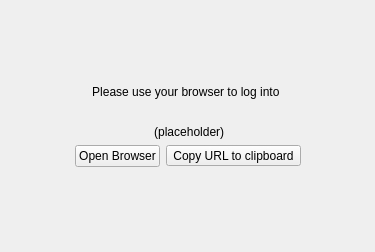
<?xml version="1.0" encoding="UTF-8"?>
<ui version="4.0">
 <class>OAuthCredentialsSetupWizardPage</class>
 <widget class="QWidget" name="OAuthCredentialsSetupWizardPage">
  <property name="geometry">
   <rect>
    <x>0</x>
    <y>0</y>
    <width>375</width>
    <height>252</height>
   </rect>
  </property>
  <property name="windowTitle">
   <string>Form</string>
  </property>
  <layout class="QVBoxLayout" name="verticalLayout">
   <item>
    <spacer name="verticalSpacer">
     <property name="orientation">
      <enum>Qt::Vertical</enum>
     </property>
     <property name="sizeHint" stdset="0">
      <size>
       <width>20</width>
       <height>40</height>
      </size>
     </property>
    </spacer>
   </item>
   <item>
    <widget class="QLabel" name="pleaseLogIntoLabel">
     <property name="text">
      <string notr="true">Please use your browser to log into &lt;app name placeholder&gt;</string>
     </property>
     <property name="alignment">
      <set>Qt::AlignCenter</set>
     </property>
    </widget>
   </item>
   <item>
    <spacer name="verticalSpacer_3">
     <property name="orientation">
      <enum>Qt::Vertical</enum>
     </property>
     <property name="sizeType">
      <enum>QSizePolicy::Maximum</enum>
     </property>
     <property name="sizeHint" stdset="0">
      <size>
       <width>20</width>
       <height>20</height>
      </size>
     </property>
    </spacer>
   </item>
   <item>
    <widget class="QLabel" name="urlLabel">
     <property name="text">
      <string notr="true">&lt;server URL&gt; (placeholder)</string>
     </property>
     <property name="alignment">
      <set>Qt::AlignCenter</set>
     </property>
    </widget>
   </item>
   <item>
    <layout class="QHBoxLayout" name="horizontalLayout">
     <item>
      <spacer name="horizontalSpacer">
       <property name="orientation">
        <enum>Qt::Horizontal</enum>
       </property>
       <property name="sizeHint" stdset="0">
        <size>
         <width>40</width>
         <height>20</height>
        </size>
       </property>
      </spacer>
     </item>
     <item>
      <widget class="QPushButton" name="openBrowserButton">
       <property name="text">
        <string>Open Browser</string>
       </property>
      </widget>
     </item>
     <item>
      <widget class="QToolButton" name="copyUrlToClipboardButton">
       <property name="text">
        <string>Copy URL to clipboard</string>
       </property>
       <property name="icon">
        <iconset resource="../../../../client.qrc">
         <normaloff>:/client/resources/light/clipboard.svg</normaloff>:/client/resources/light/clipboard.svg</iconset>
       </property>
       <property name="toolButtonStyle">
        <enum>Qt::ToolButtonTextBesideIcon</enum>
       </property>
      </widget>
     </item>
     <item>
      <spacer name="horizontalSpacer_2">
       <property name="orientation">
        <enum>Qt::Horizontal</enum>
       </property>
       <property name="sizeHint" stdset="0">
        <size>
         <width>40</width>
         <height>20</height>
        </size>
       </property>
      </spacer>
     </item>
    </layout>
   </item>
   <item>
    <spacer name="verticalSpacer_2">
     <property name="orientation">
      <enum>Qt::Vertical</enum>
     </property>
     <property name="sizeHint" stdset="0">
      <size>
       <width>20</width>
       <height>40</height>
      </size>
     </property>
    </spacer>
   </item>
  </layout>
 </widget>
 <resources>
  <include location="../../../../client.qrc"/>
 </resources>
 <connections/>
</ui>
